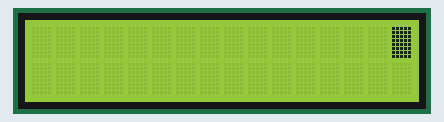
A sketch run on a simulated Arduino Uno, built with avr-gcc and run on an emulated ATmega328P. Parts: 16×2 character LCD. Random numbers use the default seed unless the sketch sets one; what the sketch prints to the serial monitor is not drawn.

Above: at 0.6 s.
At 5.1 s:
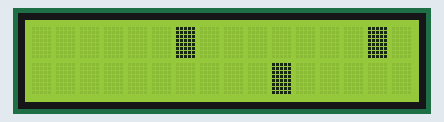
At 10.1 s:
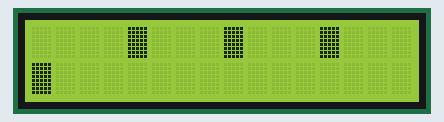
At 19.6 s:
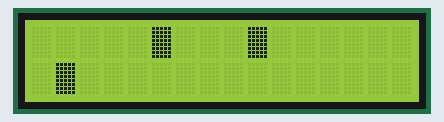
At 29.1 s:
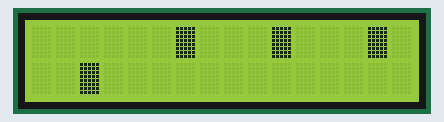
At 39.1 s:
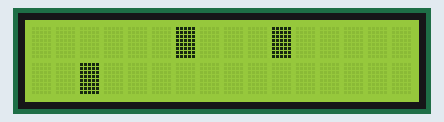

Measured:
- what the display in image 0 shows lasts 0.5 s, from 0.5 s to 1.0 s

The sketch:

7_LCD_scrollObstacle.ino.ino
```cpp
/*
  Free open Arduino Course

  Github:
  https://github.com/ZGZMakerSpace/ArduinoCourse
  Documentation:
  https://zaragozamakerspace.com/index.php/courses/curso-basico-arduino/

  by Zaragoza Maker Space
*/
#include <Wire.h>
#include <LiquidCrystal_I2C.h>

int LCD_COLS = 16;
int LCD_ROWS = 2;
LiquidCrystal_I2C lcd(0x3f,LCD_COLS,LCD_ROWS);

unsigned long scrolltimer;
unsigned long auxtimer;
int delayTime = 500;
int space = 4;
int totalscroll = 40;
boolean auxvar = true;

void setup()
{
  Serial.begin(9600);
  lcd.init();
  lcd.backlight();
  pinMode(3,INPUT);
  randomSeed( analogRead(0) );
  Serial.println( ( totalscroll )/space - 2);
  for (int i=0; i < ( totalscroll)/space -2; i++ ){

    int col = LCD_COLS+ space*i;
    int row = random(0, 2);
    Serial.println( (String)row + " - "+(String)col );
    lcd.setCursor( col, row );
    lcd.write( 255  );
  }

}

void loop()
{

  if( millis() - scrolltimer > delayTime){
    scrolltimer = millis();
    lcd.scrollDisplayLeft();
    Serial.println(millis());
  };

  if( millis() > delayTime*(totalscroll-LCD_COLS) && auxvar){
      auxvar = false;
      for (int i=0; i < ( LCD_COLS )/space -1; i++ ){

        int col = space*i;
        int row = random(0, 2);
        Serial.println( (String)row + " - "+(String)col );
        lcd.setCursor( col, row );
        lcd.write( 255  );
      }

  };
  /*if( millis() - auxtimer > space*delayTime){
    auxtimer = millis();
    float rnd = random(0, 2);
    Serial.print("RND: ");Serial.print(rnd);
    lcd.setCursor( 16, rnd);

    lcd.write( 255  );
    Serial.print( " Obstacle ");
    Serial.println(millis());
  };*/

}
```
